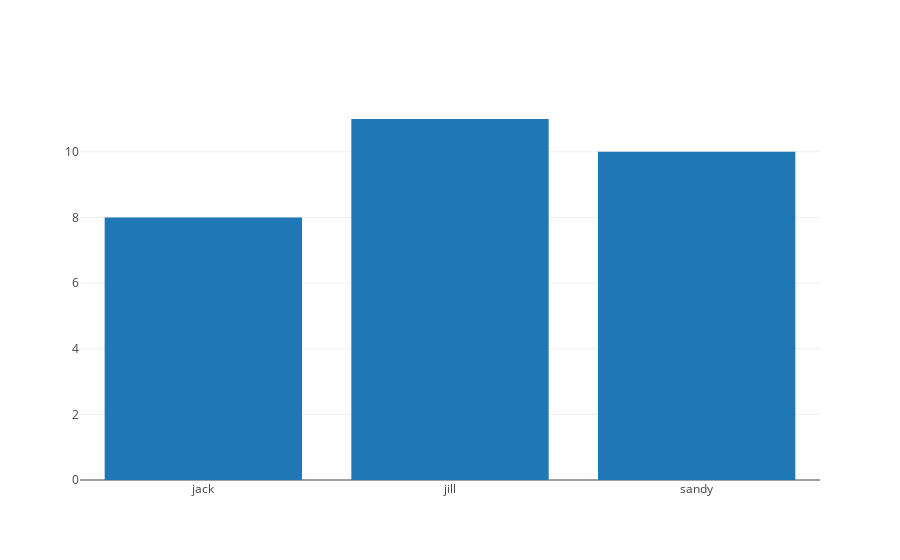

Notebook code for this chart:
### Markdown cell above
Now we plot our graph by calling the `plotly.offline.iplot` method and passing through a list of traces to `iplot` method.

### Code cell
import plotly

plotly.offline.init_notebook_mode(connected=True)
trace0 = {'type': 'bar', 'x': ['jack', 'jill', 'sandy'], 'y': [8, 11, 10]}


plotly.offline.iplot([trace0])

### Figure 1 — Plotly figure (JSON) as saved in the notebook; plotly's stock layout.template omitted (floating-point values rounded to 4 significant figures)
{"data": [{"type": "bar", "uid": "6519a19e-91f1-11e9-8773-e5ac75e96a85", "x": ["jack", "jill", "sandy"], "y": [8, 11, 10]}], "layout": {}}
